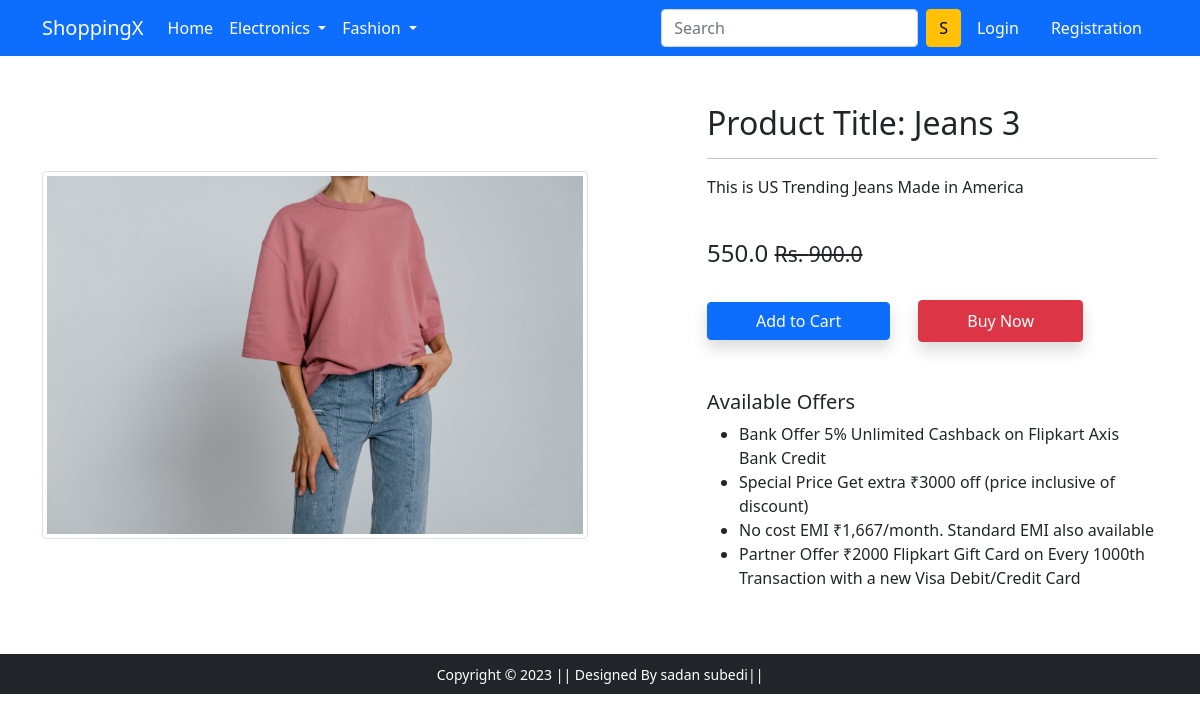
Page /product-detail/4 on the committed database.
### app/models.py (models this page shows, shortened)
class Product(models.Model):
    title = models.CharField(max_length=100)
    selling_price = models.FloatField()
    discounted_price = models.FloatField()
    description = models.TextField()
    brand = models.CharField(max_length=100)
    category = models.CharField(choices=CATEGORY_CHOICES,max_length=2)#max_length must be equal or more than CATEGORY_CHOICES ok
    product_image = models.ImageField(upload_to='productimg')

### app/views.py (the view)
# urls.py: path('product-detail/<int:pk>', views.ProductDetailView.as_view(), name='product-detail'),
class ProductDetailView(View):
 def get(self,request,pk):
  totalitem =0
  product = Product.objects.get(pk=pk)
  item_already_in_cart = False
  if request.user.is_authenticated:
    totalitem =len(Cart.objects.filter(user=request.user))
    item_already_in_cart = Cart.objects.filter(Q(product=product.id) & Q(user=request.user)).exists()
    print(item_already_in_cart)
  return render(request,'app/productdetail.html',{'product':product,'item_already_in_cart':item_already_in_cart,'totalitem':totalitem})

### app/templates/app/productdetail.html (shortened to what this page needs)
{% extends 'app/base.html' %}
{% load static %}
{% block main-content %}
<div class="container my-5">
 <div class="row">
  <div class="col-sm-6 text-center align-self-center">
   <img src="{{product.product_image.url}}" alt="" class="img-fluid img-thumbnail">
  </div>
  <div class="col-sm-5 offset-sm-1">
   <h2>Product Title: {{product.title}}</h2>
   <hr>
   <p>{{product.description}}  </p> <br>
   <h4>{{product.discounted_price}}  <small class="fw-light text-decoration-line-through">Rs. {{product.selling_price}}</small></h4> <br>
    {% if not request.user.is_authenticated %}
        <form action="/add-to-cart" class="d-inline">
            <button type="submit" class="btn btn-primary shadow px-5" py-2>Add to Cart</button>
        </form>
    {% endif %}
   <a href="{% url 'showcart' %}" class="btn btn-danger shadow px-5 py-2 ms-4">Buy Now</a>
   <h5 class="mt-5">Available Offers</h5>
   <ul>
    <li>Bank Offer 5% Unlimited Cashback on Flipkart Axis Bank Credit</li>
    <li>Special Price Get extra ₹3000 off (price inclusive of discount)</li>
    <li>No cost EMI ₹1,667/month. Standard EMI also available</li>
    <li>Partner Offer ₹2000 Flipkart Gift Card on Every 1000th Transaction with a new Visa Debit/Credit Card</li>
   </ul>
  </div>
 </div>
</div>
{% endblock main-content %}

### app/static/app/css/style.css (style rules this page uses)
* { margin: 0; padding: 0; box-sizing: border-box; }

### rows in the picture
Product: product_image (picture), title "Jeans 3", description "This is US Trending Jeans Made in America", discounted_price "550.0", selling_price "900.0"
